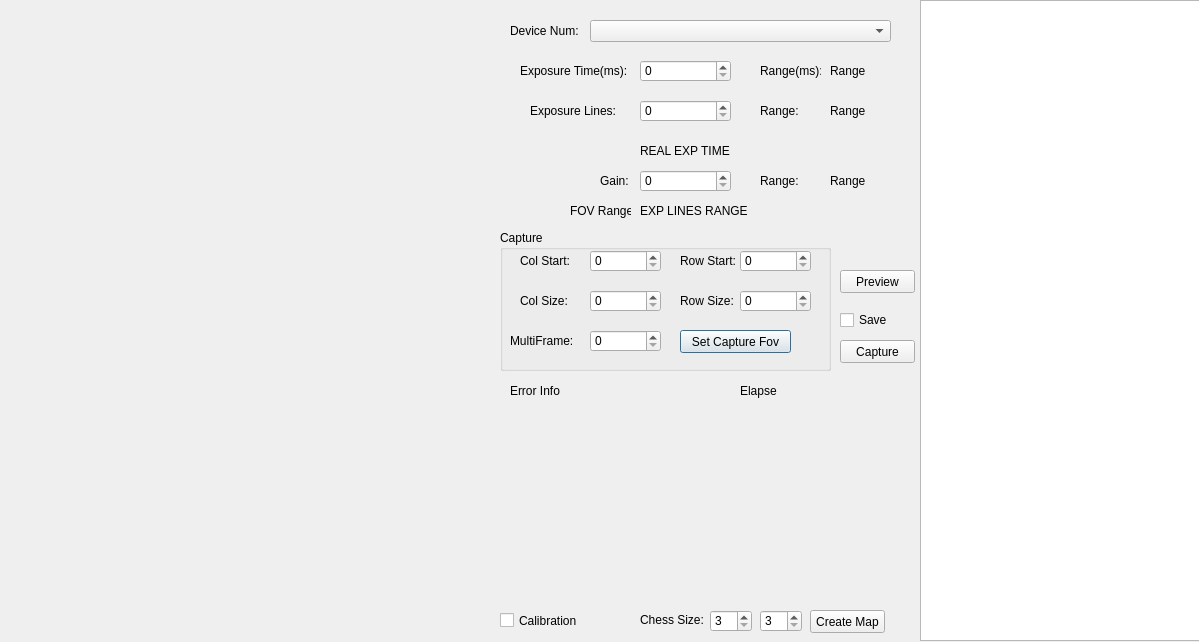
<?xml version="1.0" encoding="UTF-8"?>
<ui version="4.0">
 <class>KSJDemoQT_Base</class>
 <widget class="QDialog" name="KSJDemoQT_Base">
  <property name="geometry">
   <rect>
    <x>0</x>
    <y>0</y>
    <width>1199</width>
    <height>642</height>
   </rect>
  </property>
  <property name="windowTitle">
   <string>KSJDemoQT</string>
  </property>
  <widget class="QWidget" name="PREVIEWWND_Widget" native="true">
   <property name="geometry">
    <rect>
     <x>-10</x>
     <y>0</y>
     <width>501</width>
     <height>561</height>
    </rect>
   </property>
  </widget>
  <widget class="QLabel" name="DEVICENUM_Label">
   <property name="geometry">
    <rect>
     <x>510</x>
     <y>20</y>
     <width>71</width>
     <height>21</height>
    </rect>
   </property>
   <property name="text">
    <string>Device Num:</string>
   </property>
  </widget>
  <widget class="QComboBox" name="DEVICE_LIST_ComboBox">
   <property name="geometry">
    <rect>
     <x>590</x>
     <y>20</y>
     <width>301</width>
     <height>22</height>
    </rect>
   </property>
  </widget>
  <widget class="QSpinBox" name="ExposureLinesSpinBox">
   <property name="geometry">
    <rect>
     <x>640</x>
     <y>100</y>
     <width>91</width>
     <height>22</height>
    </rect>
   </property>
  </widget>
  <widget class="QSpinBox" name="GainSpinBox">
   <property name="geometry">
    <rect>
     <x>640</x>
     <y>170</y>
     <width>91</width>
     <height>22</height>
    </rect>
   </property>
  </widget>
  <widget class="QLabel" name="label_6">
   <property name="geometry">
    <rect>
     <x>600</x>
     <y>170</y>
     <width>41</width>
     <height>21</height>
    </rect>
   </property>
   <property name="text">
    <string>Gain:</string>
   </property>
  </widget>
  <widget class="QLabel" name="label_7">
   <property name="geometry">
    <rect>
     <x>520</x>
     <y>60</y>
     <width>111</width>
     <height>21</height>
    </rect>
   </property>
   <property name="text">
    <string>Exposure Time(ms):</string>
   </property>
  </widget>
  <widget class="QLabel" name="label_8">
   <property name="geometry">
    <rect>
     <x>530</x>
     <y>100</y>
     <width>91</width>
     <height>21</height>
    </rect>
   </property>
   <property name="text">
    <string>Exposure Lines:</string>
   </property>
  </widget>
  <widget class="QSpinBox" name="ExposureTimeSpinBox">
   <property name="geometry">
    <rect>
     <x>640</x>
     <y>60</y>
     <width>91</width>
     <height>22</height>
    </rect>
   </property>
  </widget>
  <widget class="QLabel" name="label_9">
   <property name="geometry">
    <rect>
     <x>760</x>
     <y>60</y>
     <width>61</width>
     <height>21</height>
    </rect>
   </property>
   <property name="text">
    <string>Range(ms):</string>
   </property>
  </widget>
  <widget class="QLabel" name="label_10">
   <property name="geometry">
    <rect>
     <x>760</x>
     <y>100</y>
     <width>41</width>
     <height>21</height>
    </rect>
   </property>
   <property name="text">
    <string>Range:</string>
   </property>
  </widget>
  <widget class="QLabel" name="label_11">
   <property name="geometry">
    <rect>
     <x>760</x>
     <y>170</y>
     <width>41</width>
     <height>21</height>
    </rect>
   </property>
   <property name="text">
    <string>Range:</string>
   </property>
  </widget>
  <widget class="QLabel" name="EXPOSURE_TIME_RANGE_Label">
   <property name="geometry">
    <rect>
     <x>830</x>
     <y>60</y>
     <width>71</width>
     <height>21</height>
    </rect>
   </property>
   <property name="text">
    <string>Range</string>
   </property>
  </widget>
  <widget class="QLabel" name="EXPOSURE_LINES_RANGE_Label">
   <property name="geometry">
    <rect>
     <x>830</x>
     <y>100</y>
     <width>71</width>
     <height>21</height>
    </rect>
   </property>
   <property name="text">
    <string>Range</string>
   </property>
  </widget>
  <widget class="QLabel" name="GAIN_RANGE_Label">
   <property name="geometry">
    <rect>
     <x>830</x>
     <y>170</y>
     <width>71</width>
     <height>21</height>
    </rect>
   </property>
   <property name="text">
    <string>Range</string>
   </property>
  </widget>
  <widget class="QLabel" name="EXPOSURE_TIME_REAL_Label">
   <property name="geometry">
    <rect>
     <x>640</x>
     <y>140</y>
     <width>201</width>
     <height>21</height>
    </rect>
   </property>
   <property name="text">
    <string>REAL EXP TIME</string>
   </property>
  </widget>
  <widget class="QLabel" name="FOV_RANGE_Label">
   <property name="geometry">
    <rect>
     <x>640</x>
     <y>200</y>
     <width>201</width>
     <height>21</height>
    </rect>
   </property>
   <property name="text">
    <string>EXP LINES RANGE</string>
   </property>
  </widget>
  <widget class="QLabel" name="label_12">
   <property name="geometry">
    <rect>
     <x>570</x>
     <y>200</y>
     <width>61</width>
     <height>21</height>
    </rect>
   </property>
   <property name="text">
    <string>FOV Range:</string>
   </property>
  </widget>
  <widget class="QGroupBox" name="groupBox_2">
   <property name="enabled">
    <bool>true</bool>
   </property>
   <property name="geometry">
    <rect>
     <x>500</x>
     <y>230</y>
     <width>331</width>
     <height>141</height>
    </rect>
   </property>
   <property name="title">
    <string>Capture</string>
   </property>
   <widget class="QLabel" name="label_18">
    <property name="geometry">
     <rect>
      <x>20</x>
      <y>20</y>
      <width>61</width>
      <height>21</height>
     </rect>
    </property>
    <property name="text">
     <string>Col Start:</string>
    </property>
   </widget>
   <widget class="QLabel" name="label_19">
    <property name="geometry">
     <rect>
      <x>180</x>
      <y>20</y>
      <width>61</width>
      <height>21</height>
     </rect>
    </property>
    <property name="text">
     <string>Row Start:</string>
    </property>
   </widget>
   <widget class="QLabel" name="label_20">
    <property name="geometry">
     <rect>
      <x>20</x>
      <y>60</y>
      <width>61</width>
      <height>21</height>
     </rect>
    </property>
    <property name="text">
     <string>Col Size:</string>
    </property>
   </widget>
   <widget class="QLabel" name="label_21">
    <property name="geometry">
     <rect>
      <x>180</x>
      <y>60</y>
      <width>61</width>
      <height>21</height>
     </rect>
    </property>
    <property name="text">
     <string>Row Size:</string>
    </property>
   </widget>
   <widget class="QLabel" name="label_22">
    <property name="geometry">
     <rect>
      <x>10</x>
      <y>100</y>
      <width>71</width>
      <height>21</height>
     </rect>
    </property>
    <property name="text">
     <string>MultiFrame:</string>
    </property>
   </widget>
   <widget class="QPushButton" name="SetCaptureFovButton">
    <property name="geometry">
     <rect>
      <x>180</x>
      <y>100</y>
      <width>111</width>
      <height>23</height>
     </rect>
    </property>
    <property name="text">
     <string>Set Capture Fov</string>
    </property>
   </widget>
   <widget class="QSpinBox" name="CaptureColStartSpinBox">
    <property name="geometry">
     <rect>
      <x>90</x>
      <y>20</y>
      <width>71</width>
      <height>22</height>
     </rect>
    </property>
   </widget>
   <widget class="QSpinBox" name="CaptureColSizeSpinBox">
    <property name="geometry">
     <rect>
      <x>90</x>
      <y>60</y>
      <width>71</width>
      <height>22</height>
     </rect>
    </property>
   </widget>
   <widget class="QSpinBox" name="CaptureRowStartSpinBox">
    <property name="geometry">
     <rect>
      <x>240</x>
      <y>20</y>
      <width>71</width>
      <height>22</height>
     </rect>
    </property>
   </widget>
   <widget class="QSpinBox" name="CaptureRowSizeSpinBox">
    <property name="geometry">
     <rect>
      <x>240</x>
      <y>60</y>
      <width>71</width>
      <height>22</height>
     </rect>
    </property>
   </widget>
   <widget class="QSpinBox" name="CaptureMultiFrameSpinBox">
    <property name="geometry">
     <rect>
      <x>90</x>
      <y>100</y>
      <width>71</width>
      <height>22</height>
     </rect>
    </property>
   </widget>
  </widget>
  <widget class="QPushButton" name="PreviewButton">
   <property name="geometry">
    <rect>
     <x>840</x>
     <y>270</y>
     <width>75</width>
     <height>23</height>
    </rect>
   </property>
   <property name="text">
    <string>Preview</string>
   </property>
  </widget>
  <widget class="QPushButton" name="CaptureButton">
   <property name="geometry">
    <rect>
     <x>840</x>
     <y>340</y>
     <width>75</width>
     <height>23</height>
    </rect>
   </property>
   <property name="text">
    <string>Capture</string>
   </property>
  </widget>
  <widget class="QLabel" name="ERROR_INFO_Label">
   <property name="geometry">
    <rect>
     <x>510</x>
     <y>380</y>
     <width>201</width>
     <height>21</height>
    </rect>
   </property>
   <property name="text">
    <string>Error Info</string>
   </property>
  </widget>
  <widget class="QLabel" name="ELAPSE_TIME_Label">
   <property name="geometry">
    <rect>
     <x>740</x>
     <y>380</y>
     <width>121</width>
     <height>21</height>
    </rect>
   </property>
   <property name="text">
    <string>Elapse</string>
   </property>
  </widget>
  <widget class="QTableWidget" name="FunctionTableWidget">
   <property name="geometry">
    <rect>
     <x>920</x>
     <y>0</y>
     <width>311</width>
     <height>641</height>
    </rect>
   </property>
  </widget>
  <widget class="QCheckBox" name="SaveCheckBox">
   <property name="geometry">
    <rect>
     <x>840</x>
     <y>310</y>
     <width>71</width>
     <height>20</height>
    </rect>
   </property>
   <property name="text">
    <string>Save</string>
   </property>
  </widget>
  <widget class="QPushButton" name="CreateMapButton">
   <property name="geometry">
    <rect>
     <x>810</x>
     <y>610</y>
     <width>75</width>
     <height>23</height>
    </rect>
   </property>
   <property name="text">
    <string>Create Map</string>
   </property>
  </widget>
  <widget class="QCheckBox" name="CaliCheckBox">
   <property name="geometry">
    <rect>
     <x>500</x>
     <y>610</y>
     <width>91</width>
     <height>21</height>
    </rect>
   </property>
   <property name="text">
    <string>Calibration</string>
   </property>
  </widget>
  <widget class="QSpinBox" name="ChessWidthSpinBox">
   <property name="geometry">
    <rect>
     <x>710</x>
     <y>610</y>
     <width>42</width>
     <height>22</height>
    </rect>
   </property>
   <property name="minimum">
    <number>3</number>
   </property>
  </widget>
  <widget class="QSpinBox" name="ChessHeightSpinBox">
   <property name="geometry">
    <rect>
     <x>760</x>
     <y>610</y>
     <width>42</width>
     <height>22</height>
    </rect>
   </property>
   <property name="minimum">
    <number>3</number>
   </property>
  </widget>
  <widget class="QLabel" name="ERROR_INFO_Label_2">
   <property name="geometry">
    <rect>
     <x>640</x>
     <y>610</y>
     <width>71</width>
     <height>20</height>
    </rect>
   </property>
   <property name="text">
    <string>Chess Size:</string>
   </property>
  </widget>
 </widget>
 <resources/>
 <connections/>
</ui>
